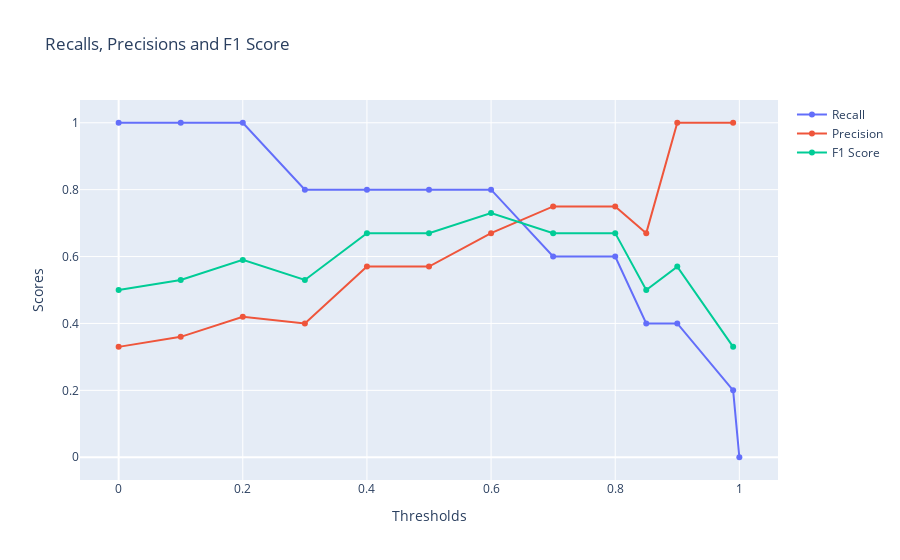

Notebook code for this chart:
### Code cell
# Import the graph_objects module from the Plotly library
import plotly.graph_objects as go

# Create a new figure for plotting
fig = go.Figure()

# Round the values in the df_confusion_metrix DataFrame to two decimal places
df_confusion_metrix_graph = df_confusion_metrix.round(2)

# Add a line plot to the figure for the Recall metric
# The x values are the threshold values, and the y values are the Recall scores
fig.add_trace(go.Scatter(x=df_confusion_metrix_graph['Thresholds'], y=df_confusion_metrix_graph['recall'], mode='lines+markers', name='Recall'))

# Add a line plot to the figure for the Precision metric
# The x values are the threshold values, and the y values are the Precision scores
fig.add_trace(go.Scatter(x=df_confusion_metrix_graph['Thresholds'], y=df_confusion_metrix_graph['precision'], mode='lines+markers', name='Precision'))

# Add a line plot to the figure for the F1 Score metric
# The x values are the threshold values, and the y values are the F1 Score scores
fig.add_trace(go.Scatter(x=df_confusion_metrix_graph['Thresholds'], y=df_confusion_metrix_graph['f1_score'], mode='lines+markers', name='F1 Score'))

# Update the layout of the figure, setting the title of the figure and the titles of the x and y axes
fig.update_layout(title='Recalls, Precisions and F1 Score', xaxis_title='Thresholds', yaxis_title='Scores')

# Display the figure
fig.show()

### Figure 1 — Plotly figure (JSON) as saved in the notebook; plotly's stock layout.template omitted (floating-point values rounded to 4 significant figures)
{"data": [{"mode": "lines+markers", "name": "Recall", "type": "scatter", "x": [0, 0.1, 0.2, 0.3, 0.4, 0.5, 0.6, 0.7, 0.8, 0.85, 0.9, 0.99, 1], "y": [1, 1, 1, 0.8, 0.8, 0.8, 0.8, 0.6, 0.6, 0.4, 0.4, 0.2, 0]}, {"mode": "lines+markers", "name": "Precision", "type": "scatter", "x": [0, 0.1, 0.2, 0.3, 0.4, 0.5, 0.6, 0.7, 0.8, 0.85, 0.9, 0.99, 1], "y": [0.33, 0.36, 0.42, 0.4, 0.57, 0.57, 0.67, 0.75, 0.75, 0.67, 1, 1, null]}, {"mode": "lines+markers", "name": "F1 Score", "type": "scatter", "x": [0, 0.1, 0.2, 0.3, 0.4, 0.5, 0.6, 0.7, 0.8, 0.85, 0.9, 0.99, 1], "y": [0.5, 0.53, 0.59, 0.53, 0.67, 0.67, 0.73, 0.67, 0.67, 0.5, 0.57, 0.33, null]}], "layout": {"title": {"text": "Recalls, Precisions and F1 Score"}, "xaxis": {"title": {"text": "Thresholds"}}, "yaxis": {"title": {"text": "Scores"}}}}
